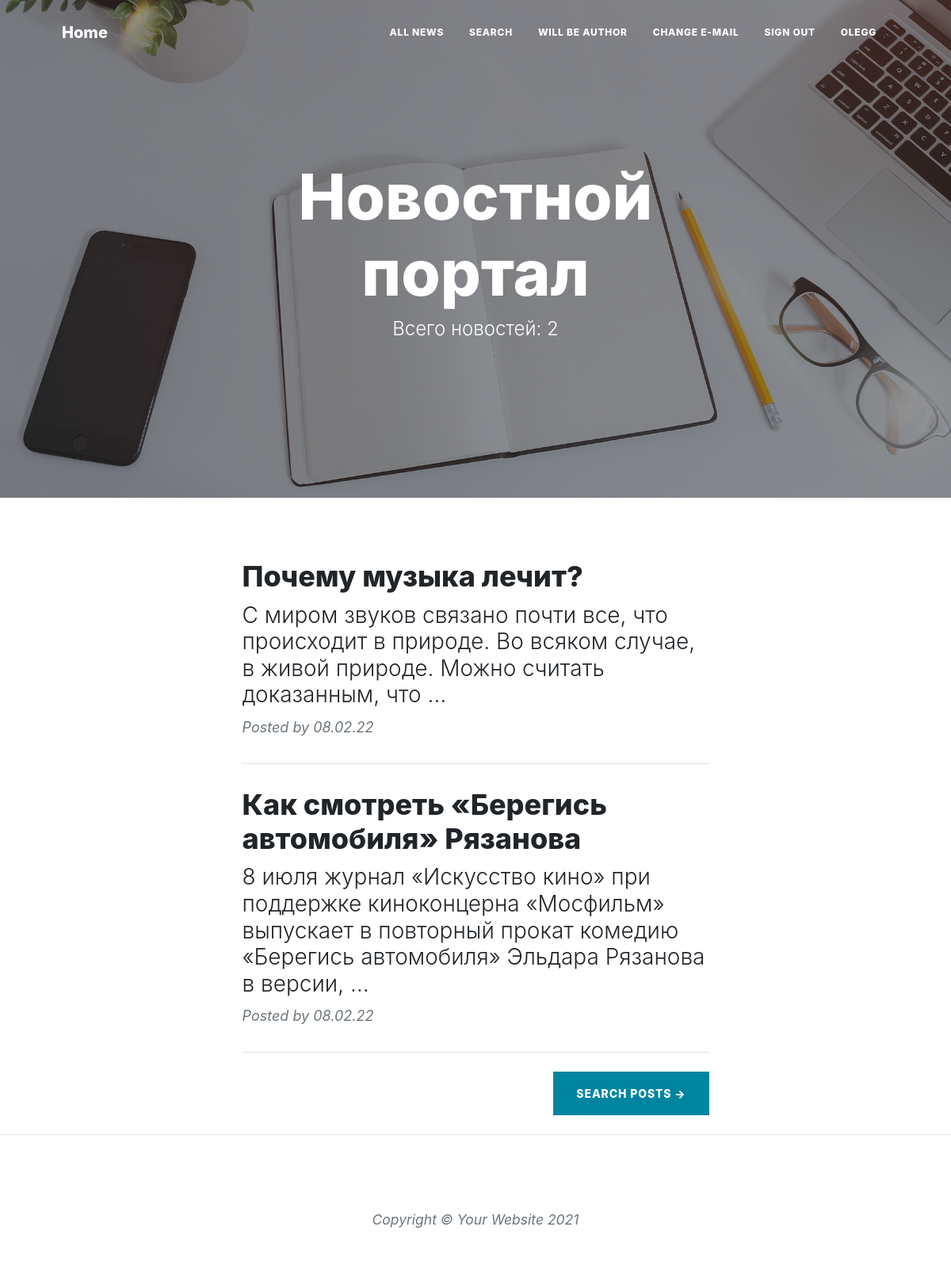
Page /news/ (signed in) on the committed database.
### news/models.py (models this page shows, shortened)
class Post(models.Model):
    story = 'ST'
    news = 'NW'
    VARIANTS = [
        (story, 'статья'),
        (news, 'новость'),
    ]
    type = models.CharField('Тип', max_length=2, choices=VARIANTS)
    time = models.DateTimeField('Дата публикации', auto_now_add=True)
    header = models.CharField('Заголовок', max_length=255)
    text = models.TextField('Текст')
    rating = models.IntegerField('Рейтинг', default=0)
    author = models.ForeignKey(Author, verbose_name='Автор', on_delete=models.CASCADE)
    category = models.ManyToManyField(Category, verbose_name='Категории', related_name='post_category')
    class Meta:
        verbose_name = 'Публикация'
        verbose_name_plural = 'Публикации'

### news/views.py (the view, shortened to what this page needs)
# urls.py: path('', PostList.as_view(), name='list'),
class PostList(ListView):
    model = Post
    context_object_name = 'posts'
    form_class = PostForm
    def get_context_data(self, **kwargs):
        context = super().get_context_data(**kwargs)
        context['form'] = PostForm()
        context['is_not_author'] = not self.request.user.groups.filter(name='authors').exists()
        context['is_author'] = self.request.user.groups.filter(name='authors').exists()
        return context

### news/templatetags/custom_filters.py (called while the page is built)
@register.filter(name='censor')
def censor(value):
    bad_words = ['kaka', 'saka', 'nigga']
    text = set(value.split())
    for i in text:
        for j in bad_words:
            if i == j:
                return value.replace(i, '***')
    return value

### templates/news/Post_list.html (shortened to what this page needs)
{% extends 'news/Base.html' %}
{% load static %}
{% load custom_filters %}
{% block content %}
        <header class="masthead" style="background-image: url({% static 'news/assets/img/home-bg.jpg' %})">
            <div class="container position-relative px-4 px-lg-5">
                <div class="row gx-4 gx-lg-5 justify-content-center">
                    <div class="col-md-10 col-lg-8 col-xl-7">
                        <div class="site-heading">
                            <h1>Новостной портал</h1>
                            <span class="subheading">Всего новостей: {{ posts|length }}</span>
                        </div>
                    </div>
                </div>
            </div>
        </header>
        <div class="container px-4 px-lg-5">
            <div class="row gx-4 gx-lg-5 justify-content-center">
                <div class="col-md-10 col-lg-8 col-xl-7">
                    {% for post in posts|dictsortreversed:"time" %}
                    <div class="post-preview">
                        <a href="{% url 'detail' post.id %}">
                            <h2 class="post-title">{{ post.header }}</h2>
                            <h3 class="post-subtitle">{{ post.text|truncatewords:20|censor }}</h3>
                        </a>
                        <p class="post-meta">
                            Posted by
                            {{ post.time|date:'d.m.y' }}
                        </p>
                    </div>
                    <hr class="my-4" />
                {% endfor %}
                <div class="d-flex justify-content-end mb-4"><a class="btn btn-primary text-uppercase" href="{% url 'search' %}">Search Posts →</a></div>
                </div>
            </div>
        </div>
{% endblock content %}

### templates/news/Base.html (shortened to what this page needs)
<!DOCTYPE html>
{% load static %}
<html lang="en">
    <head>
        <link href="{% static 'news/css/font_1.css' %}" rel="stylesheet" type="text/css" />
        <link href="{% static 'news/css/font_2.css' %}" rel="stylesheet" type="text/css" />
        <link href="{% static 'news/css/styles.css' %}" rel="stylesheet" />
    </head>
    <body>
        <nav class="navbar navbar-expand-lg navbar-light" id="mainNav">
            <div class="container px-4 px-lg-5">
                <a class="navbar-brand" href="{% url 'list' %}">Home</a>
                <div class="collapse navbar-collapse" id="navbarResponsive">
                    <ul class="navbar-nav ms-auto py-4 py-lg-0">
                        <li class="nav-item"><a class="nav-link px-lg-3 py-3 py-lg-4" href="{% url 'list' %}">All news</a></li>
                        <li class="nav-item"><a class="nav-link px-lg-3 py-3 py-lg-4" href="{% url 'search' %}">Search</a></li>
                        {% if is_not_author %}
                        <li class="nav-item"><a class="nav-link px-lg-3 py-3 py-lg-4" href="{% url 'upgrade' %}">Will be author</a></li>
                        {% else %}
                        <li class="nav-item"><a class="nav-link px-lg-3 py-3 py-lg-4" href="{% url 'add' %}">Add post</a></li>
                        {% endif %}
                        {% if user.is_authenticated %}
                        <li class="nav-item"><a class="nav-link px-lg-3 py-3 py-lg-4" href="{% url 'account_email' %}">Change E-mail</a></li>
                        <li class="nav-item"><a class="nav-link px-lg-3 py-3 py-lg-4" href="{% url 'account_logout' %}">Sign Out</a></li>
                        <li class="nav-item"><a class="nav-link px-lg-3 py-3 py-lg-4" >{{ user.username }}</a></li>
                        {% else %}
                        <li class="nav-item"><a class="nav-link px-lg-3 py-3 py-lg-4" href="{% url 'account_login' %}">Sign In</a></li>
                        <li class="nav-item"><a class="nav-link px-lg-3 py-3 py-lg-4" href="{% url 'account_signup' %}">Sign Up</a></li>
                        {% endif %}
                    </ul>
                </div>
            </div>
        </nav>
        {% block content %}
        {% endblock content %}
        <footer class="border-top">
            <div class="container px-4 px-lg-5">
                <div class="row gx-4 gx-lg-5 justify-content-center">
                    <div class="col-md-10 col-lg-8 col-xl-7">
                        <ul class="list-inline text-center">
                        </ul>
                        <div class="small text-center text-muted fst-italic">Copyright &copy; Your Website 2021</div>
                    </div>
                </div>
            </div>
        </footer>
    </body>
</html>

### rows in the picture
Post: header "Почему музыка лечит?", text|censor "С миром звуков связано почти все, что происходит в природе. Во всяком случае, в живой природе. Можно считать доказанным, что …", time "08.02.22"
Post: header "Как смотреть «Берегись автомобиля» Рязанова", text|censor "8 июля журнал «Искусство кино» при поддержке киноконцерна «Мосфильм» выпускает в повторный прокат комедию «Берегись автомобиля» Эльдара Рязанова в версии, …", time "08.02.22"

### other values in the picture
{{ user.username }} "OLEGG"
{{ posts|length }} "2"
